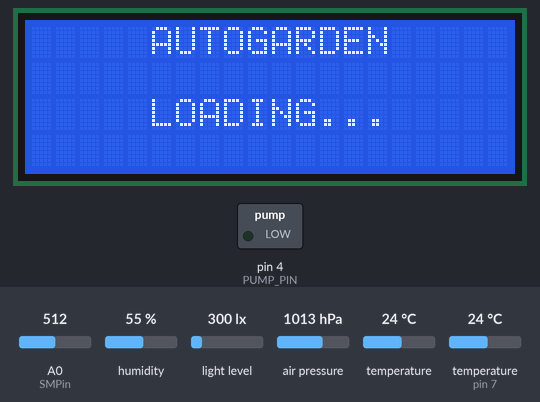
A sketch run on a simulated Arduino Uno, built with avr-gcc and run on an emulated ATmega328P. Shown: 20×4 character LCD, switched loads named in the sketch (green lamp = pin HIGH). Inputs (shaded band) come from the test bench; at power-on: A0 (SMPin) = 512, humidity 55 %, light level 300 lx, air pressure 1013 hPa, temperature 24 °C, temperature (sensor on pin 7) 24 °C. What the sketch prints to the serial monitor is not drawn.

Above: at 0.1 s.
At 20.4 s:
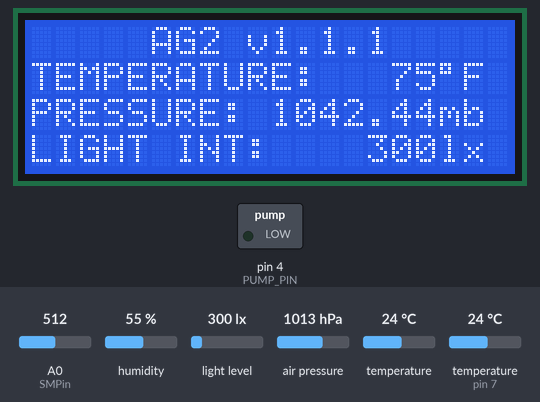
At 25.5 s:
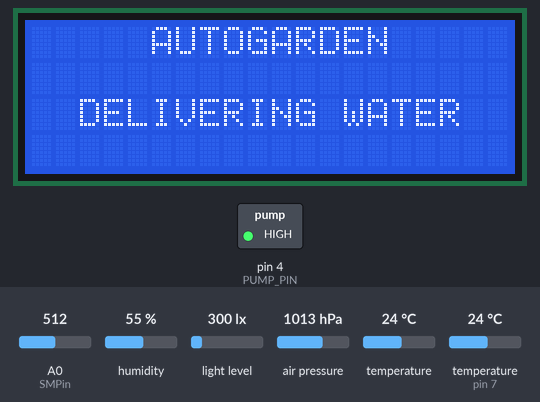
Timing chart, 0 to 37.0 s (numbered marks = the images above):
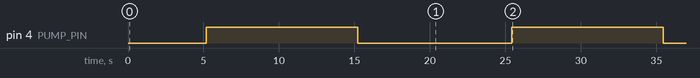

Measured:
- by itself, pin 4 (PUMP_PIN): alternates HIGH for 10.0 s and LOW for 10.2 s
- what the display in image 1 shows lasts 5.2 s, from 20.3 s to 25.5 s

The sketch:

AG2v1.1.1.ino
```cpp
/*
  AUTOGARDEN
  by Collin T. Luft
  AG2 CODE V1.1.1
  created 17 December 2019
  last updated 20 December 2019

  The AG2 System monitors the following:
    -Temperature - DHT11/BMP180
    -Humidity - DHT11
    -Barometric Pressure - BMP180
    -Light Intensity - GY-30/BH1750
    -Soil Moisture - SEN13637

  Additionally, the system delivers water to the plant
  when the soil moisture level drops below 80%

*/

#include <Wire.h>
#include <dht.h>
#include <LiquidCrystal_I2C.h>
#include <SFE_BMP180.h>

dht DHT;
// set the LCD address to 0x27 for a 20 chars and 4 line display
LiquidCrystal_I2C lcd(0x27,20,4);
SFE_BMP180 bmp180;

int BMP180address = 0x77; //I2C Address of BMP180 Pressure Sensor
int BH1750address = 0x23; //I2C Address of BH1750 Light Sensor
byte buff[2];

#define SMPin  A0 //Analog Pin location of SEN13637 Output
#define DHT11_PIN 7 //Digital Pin location of DHT11 Output
#define PUMP_PIN 4 //Digital Pin location to control +5V pump via 2N2222 Transistor
#define ALTITUDE 241.0 // Altitude of AutoGarden HQ in St. Louis, MO. in meters
#define BMP085_I2CADDR 0x77
#define DELAYTIME 5 // Seconds of Delay between each screen change

void setup() {
  Serial.begin(9600);
  Serial.println("REBOOT");
  lcd.init(); // initialize the lcd
  lcd.backlight();
  lcd.setCursor(5,0);
  lcd.print("AUTOGARDEN");
  lcd.setCursor(5,2);
  lcd.print("LOADING...");
  bool success = bmp180.begin();
  pinMode(4,OUTPUT); //Pump Control Output
}

void loop() {
 delay(DELAYTIME * 1000);
 lcd.clear();
 screen1(); //Temperature(C), Humidity, Soil Moisture
 delay(DELAYTIME * 1000);
 lcd.clear();
 screen2(); //Temperature(F), Pressure, Light
}

void screen1() {
  int chk = DHT.read11(DHT11_PIN); //Read from DHT11

  //Print Line 1: Heading
  lcd.setCursor(5,0);
  lcd.print("AUTOGARDEN");

  //Print Line 2: Temperature
  lcd.setCursor(0,1);
  lcd.print("TEMPERATURE:");
  float temp = DHT.temperature;
  lcd.setCursor(15,1);
  lcd.print(temp);
  lcd.setCursor(17,1);
  lcd.print((char)223);
  lcd.print("C ");

  //Print Line 3: Humidity
  lcd.setCursor(0,2);
  lcd.print("HUMIDITY:");
  float h = DHT.humidity;
  lcd.setCursor(15,2);
  lcd.print(h);
  lcd.setCursor(17,2);
  lcd.print("%  ");

  //Print Line 4: Soil Moisture
  lcd.setCursor(0,3);
  lcd.print("SOIL MOISTURE: ");
  int mraw = analogRead(SMPin);
  int m = map(mraw, 0, 1023, 0, 100);
  lcd.print(m);
  lcd.setCursor(17,3);
  lcd.print("%");

  //Check if watering is needed
  if (m < 80){
  pumpWater();
  }
}

void screen2() {
  int chk = DHT.read11(DHT11_PIN); //Read from DHT11

  //Print Line 1: Heading
  lcd.setCursor(5,0);
  lcd.print("AG2 v1.1.1");

  //Print Line 2: Temperature
  lcd.setCursor(0,1);
  lcd.print("TEMPERATURE:");
  int tempf = ((DHT.temperature * 9)/5)+32; //Fahrenheit Conversion
  lcd.setCursor(15,1);
  lcd.print(tempf);
  lcd.setCursor(17,1);
  lcd.print((char)223);
  lcd.print("F ");

  //Print Line 3: Pressure
  double PressureRead = PressureTest();
  lcd.setCursor(0,2);
  lcd.print("PRESSURE: ");
  lcd.print(PressureRead);
  lcd.setCursor(17,2);
  lcd.print("mb");

  //Print Line 4: Light
  uint16_t lightlevel = readLight();
  lcd.setCursor(0,3);
  lcd.print("LIGHT INT:  ");
  if (lightlevel < 10000) {
    lcd.print(" ");

    if (lightlevel < 1000) {
      lcd.print(" ");

      if (lightlevel < 100) {
      lcd.print(" ");

        if (lightlevel < 10) {
        lcd.print(" ");
  }}}}
  lcd.print(lightlevel);
  lcd.setCursor(17,3);
  lcd.print("lx");
}

uint16_t readLight()
{
  int i;
  uint16_t value=0;
  BH1750_Init(BH1750address);

  if(2==BH1750_Read(BH1750address))
  {
    value=((buff[0]<<8)|buff[1])/1.2;
  }
  return value;
}

int BH1750_Read(int address)
{
  int i=0;
  Wire.beginTransmission(address);
  Wire.requestFrom(address, 2);
  while(Wire.available())
  {
    buff[i] = Wire.read();
    i++;
  }
  Wire.endTransmission();
  return i;
}

void BH1750_Init(int address)
{
  Wire.beginTransmission(address);
  Wire.write(0x10);
  Wire.endTransmission();
}

void pumpWater(){
  digitalWrite(PUMP_PIN, HIGH);
  lcd.clear();
  lcd.setCursor(5,0);
  lcd.print("AUTOGARDEN");
  lcd.setCursor(2,2);
  lcd.print("DELIVERING WATER");
  delay(10000);
  digitalWrite(PUMP_PIN, LOW);
  lcd.clear();
}

double PressureTest()
{
  char status;
  double T,P,p0,a;
  // You must first get a temperature measurement to perform a pressure reading.
  status = bmp180.startTemperature();
  if (status != 0)
  {
    // Wait for the measurement to complete:
    delay(status);
    // Retrieve the completed temperature measurement:
    // Note that the measurement is stored in the variable T.
    // Function returns 1 if successful, 0 if failure.
    status = bmp180.getTemperature(T);
    if (status != 0)
    {
      // Start a pressure measurement:
      // The parameter is the oversampling setting, from 0 to 3 (highest res, longest wait).
      // If request is successful, the number of ms to wait is returned.
      // If request is unsuccessful, 0 is returned.
      status = bmp180.startPressure(3);
      if (status != 0)
      {
        // Wait for the measurement to complete:
        delay(status);
        // Retrieve the completed pressure measurement:
        // Note that the measurement is stored in the variable P.
        // Note also that the function requires the previous temperature measurement (T).
        // (If temperature is stable, you can do one temperature measurement for a number of pressure measurements.)
        // Function returns 1 if successful, 0 if failure.

        status = bmp180.getPressure(P,T);
        if (status != 0)
        {
          // The pressure sensor returns abolute pressure, which varies with altitude.
          // To remove the effects of altitude, use the sealevel function and your current altitude.
          // This number is commonly used in weather reports.
          // Parameters: P = absolute pressure in mb, ALTITUDE = current altitude in m.
          // Result: p0 = sea-level compensated pressure in mb
          p0 = bmp180.sealevel(P,ALTITUDE); // we're at 210 meters (St. Louis, MO)
        }
        else Serial.println("error retrieving pressure measurement\n");
      }
      else Serial.println("error starting pressure measurement\n");
    }
    else Serial.println("error retrieving temperature measurement\n");
  }
  else Serial.println("error starting temperature measurement\n");
  return p0;
}
```
